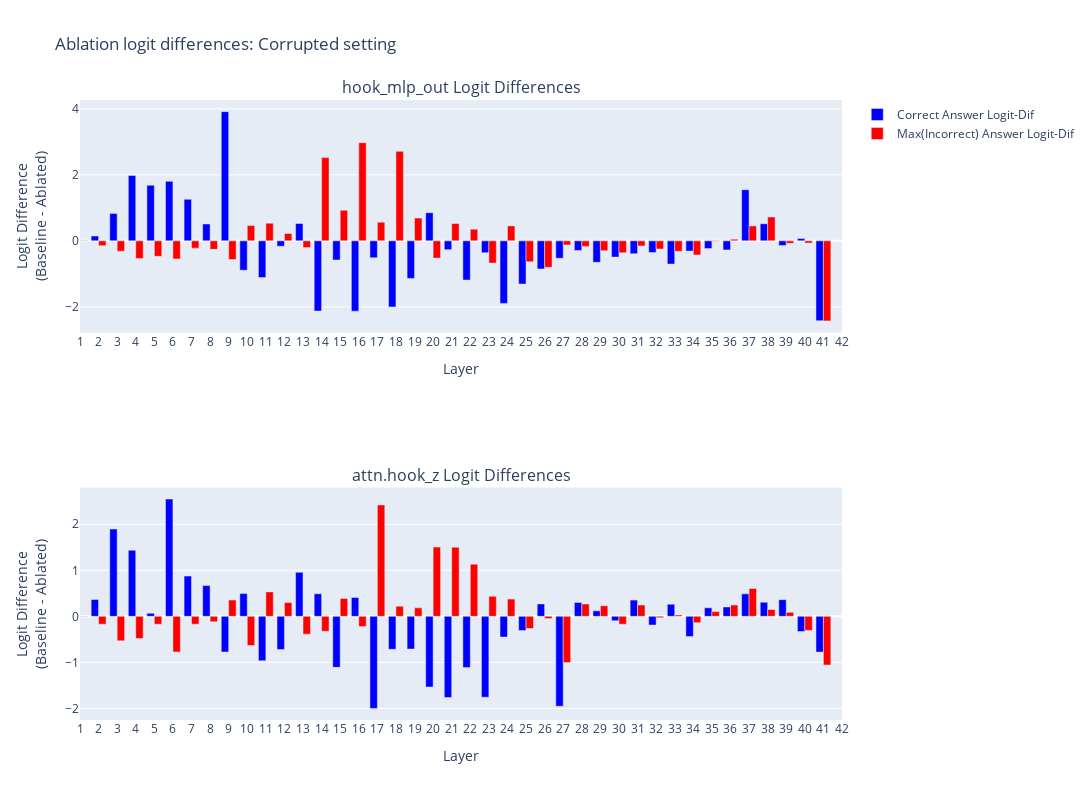

The notebook cell saved with this chart:
### Code cell
results = []

for hook_type in HOOK_TYPES:
    for layer in range(N_LAYERS):
        result = {
            'layer': layer,
            'hook_type': hook_type,
            'logit_diffs': ablation_difs_dict[hook_type][layer].cpu().numpy(),
        }
        results.append(result)

plot_logit_diffs(results, title_suffix='Corrupted setting')

### Figure 1 — Plotly figure (JSON) as saved in the notebook; plotly's stock layout.template omitted (floating-point values rounded to 4 significant figures)
{"data": [{"marker": {"color": "blue"}, "name": "Correct Answer Logit-Dif", "type": "bar", "x": [0, 1, 2, 3, 4, 5, 6, 7, 8, 9, 10, 11, 12, 13, 14, 15, 16, 17, 18, 19, 20, 21, 22, 23, 24, 25, 26, 27, 28, 29, 30, 31, 32, 33, 34, 35, 36, 37, 38, 39, 40, 41], "xaxis": "x", "y": [0.3059, -0.2951, 0.1475, 0.832, 1.981, 1.686, 1.803, 1.259, 0.5121, 3.916, -0.8898, -1.114, -0.1626, 0.5262, -2.128, -0.5809, -2.131, -0.5133, -2.003, -1.138, 0.8523, -0.2667, -1.188, -0.359, -1.895, -1.309, -0.8523, -0.5262, -0.2916, -0.6523, -0.4926, -0.3891, -0.3512, -0.7039, -0.3098, -0.2336, -0.2738, 1.55, 0.5195, -0.1394, 0.07002, -2.422], "yaxis": "y"}, {"marker": {"color": "red"}, "name": "Max(Incorrect) Answer Logit-Dif", "type": "bar", "x": [0, 1, 2, 3, 4, 5, 6, 7, 8, 9, 10, 11, 12, 13, 14, 15, 16, 17, 18, 19, 20, 21, 22, 23, 24, 25, 26, 27, 28, 29, 30, 31, 32, 33, 34, 35, 36, 37, 38, 39, 40, 41], "xaxis": "x", "y": [-0.3098, -0.005417, -0.1469, -0.3148, -0.5355, -0.4684, -0.5465, -0.2207, -0.2566, -0.5656, 0.4645, 0.5367, 0.2257, -0.2043, 2.522, 0.9305, 2.975, 0.566, 2.713, 0.691, -0.5219, 0.5273, 0.3534, -0.6734, 0.4529, -0.6344, -0.8023, -0.1262, -0.1678, -0.2996, -0.3613, -0.1561, -0.2465, -0.3176, -0.4254, -0.01223, 0.04904, 0.4527, 0.7227, -0.0746, -0.06724, -2.425], "yaxis": "y"}, {"marker": {"color": "blue"}, "name": "Correct Answer Logit-Dif", "showlegend": false, "type": "bar", "x": [0, 1, 2, 3, 4, 5, 6, 7, 8, 9, 10, 11, 12, 13, 14, 15, 16, 17, 18, 19, 20, 21, 22, 23, 24, 25, 26, 27, 28, 29, 30, 31, 32, 33, 34, 35, 36, 37, 38, 39, 40, 41], "xaxis": "x2", "y": [1.269, -0.1986, 0.366, 1.897, 1.438, 0.06621, 2.547, 0.8742, 0.668, -0.7758, 0.4938, -0.9648, -0.7199, 0.957, 0.4898, -1.108, 0.4096, -2, -0.7164, -0.7125, -1.536, -1.764, -1.114, -1.758, -0.4508, -0.3076, 0.2699, -1.953, 0.2995, 0.1188, -0.09663, 0.3523, -0.19, 0.2639, -0.4398, 0.1848, 0.2043, 0.4883, 0.3074, 0.3625, -0.3305, -0.7773], "yaxis": "y2"}, {"marker": {"color": "red"}, "name": "Max(Incorrect) Answer Logit-Dif", "showlegend": false, "type": "bar", "x": [0, 1, 2, 3, 4, 5, 6, 7, 8, 9, 10, 11, 12, 13, 14, 15, 16, 17, 18, 19, 20, 21, 22, 23, 24, 25, 26, 27, 28, 29, 30, 31, 32, 33, 34, 35, 36, 37, 38, 39, 40, 41], "xaxis": "x2", "y": [-0.6641, -0.002707, -0.1706, -0.532, -0.482, -0.1718, -0.7742, -0.1702, -0.1185, 0.3545, -0.6324, 0.5311, 0.3008, -0.3871, -0.3226, 0.3898, -0.2212, 2.419, 0.2183, 0.1839, 1.505, 1.503, 1.134, 0.4348, 0.3742, -0.2646, -0.04976, -1.003, 0.2682, 0.2307, -0.1711, 0.2465, -0.02992, 0.0297, -0.1392, 0.1027, 0.2457, 0.6047, 0.15, 0.08682, -0.3055, -1.058], "yaxis": "y2"}], "layout": {"annotations": [{"font": {"size": 16}, "showarrow": false, "text": "hook_mlp_out Logit Differences", "x": 0.5, "xanchor": "center", "xref": "paper", "y": 1, "yanchor": "bottom", "yref": "paper"}, {"font": {"size": 16}, "showarrow": false, "text": "attn.hook_z Logit Differences", "x": 0.5, "xanchor": "center", "xref": "paper", "y": 0.375, "yanchor": "bottom", "yref": "paper"}], "barmode": "group", "height": 800, "title": {"text": "Ablation logit differences: Corrupted setting"}, "width": 1400, "xaxis": {"anchor": "y", "domain": [0, 1], "dtick": 1, "range": [1, 42], "tickmode": "linear", "title": {"text": "Layer"}}, "xaxis2": {"anchor": "y2", "domain": [0, 1], "dtick": 1, "range": [1, 42], "tickmode": "linear", "title": {"text": "Layer"}}, "yaxis": {"anchor": "x", "domain": [0.625, 1], "title": {"text": "Logit Difference<br>(Baseline - Ablated)"}}, "yaxis2": {"anchor": "x2", "domain": [0, 0.375], "title": {"text": "Logit Difference<br>(Baseline - Ablated)"}}}}
